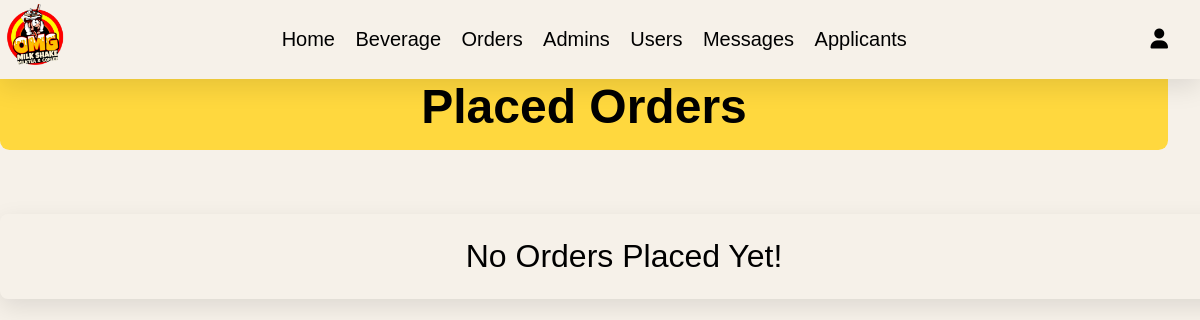
The app's page /admin/placed_orders.php (signed in), older data.
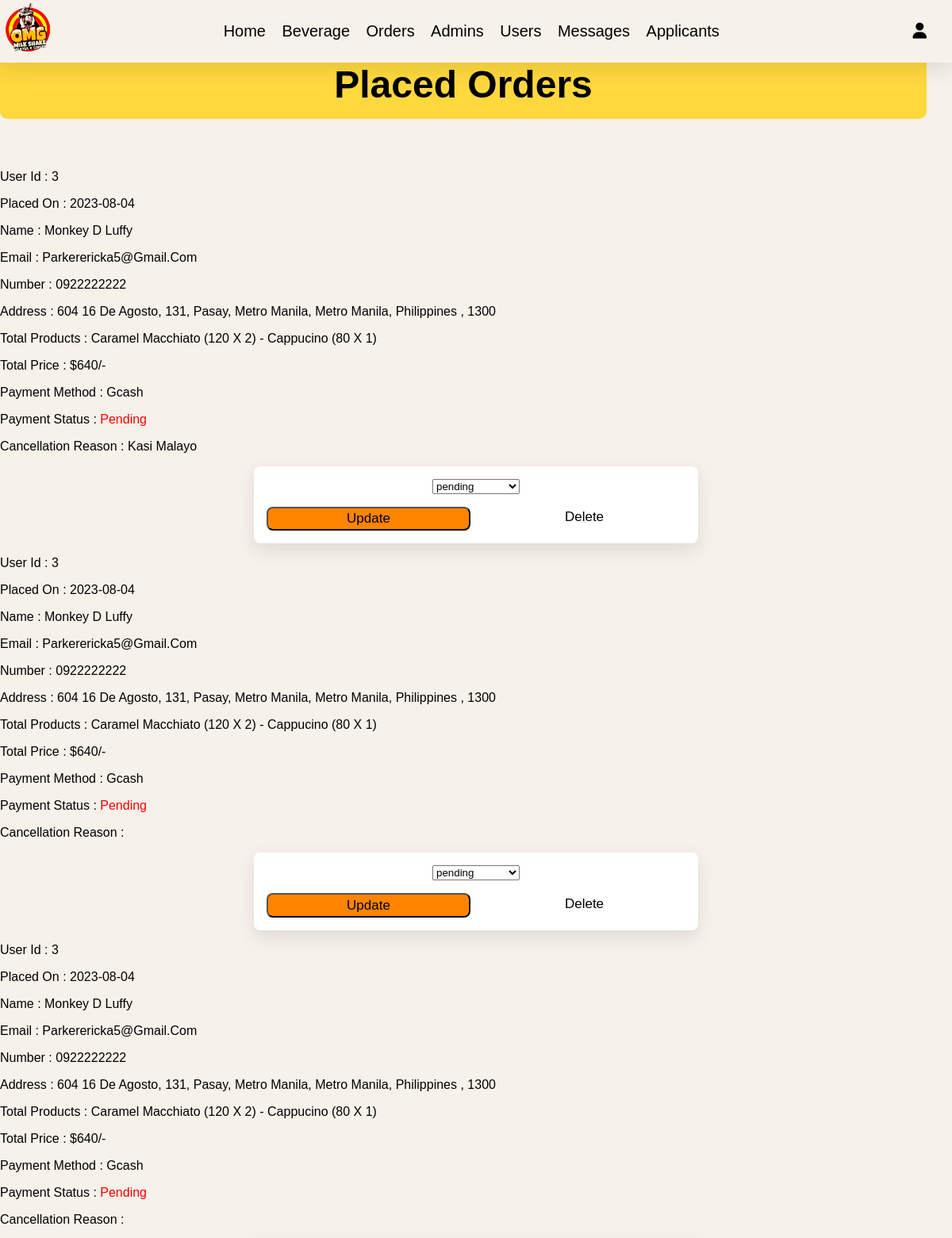
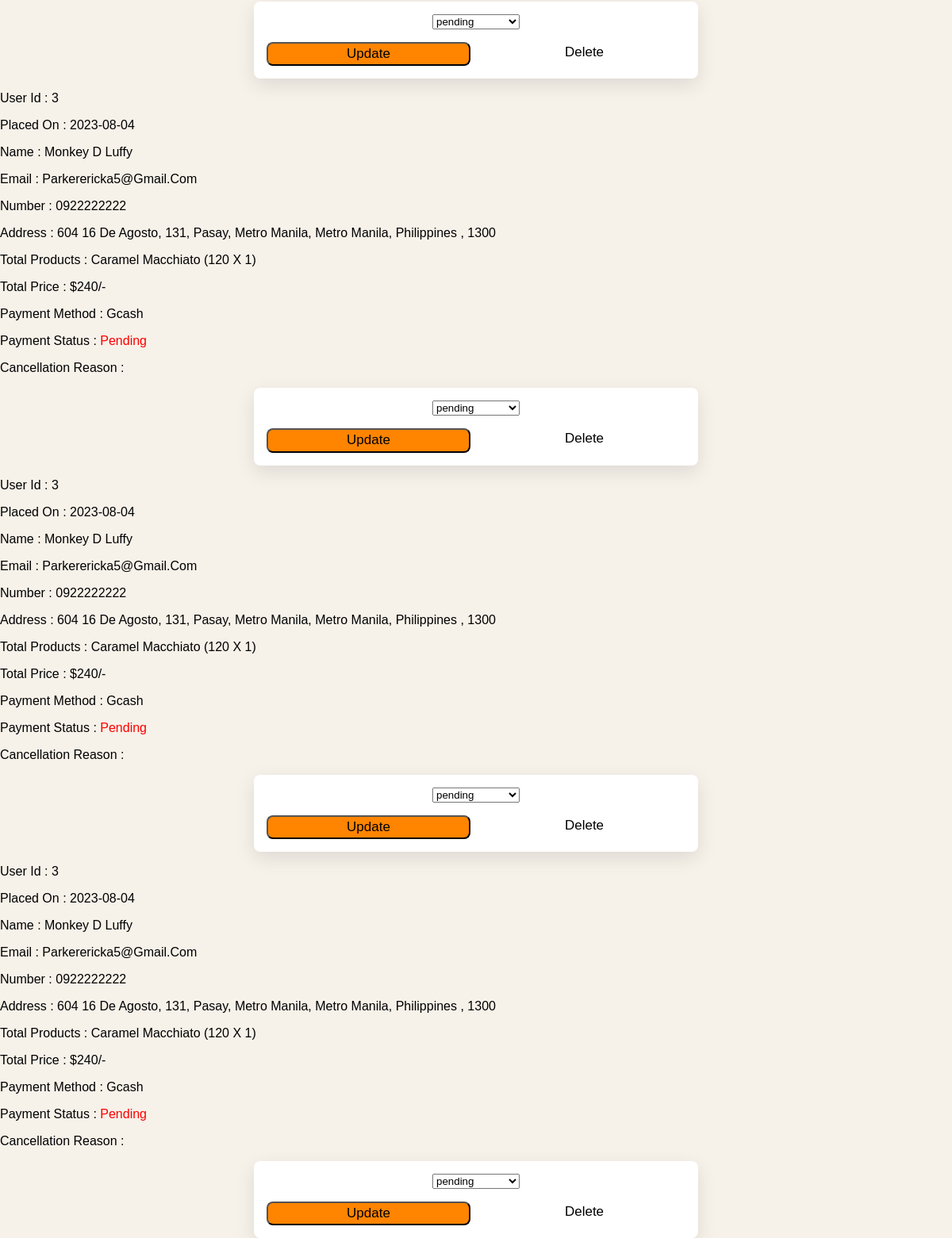
The same page, newer data (2 pictures, top to bottom).
### tables this page shows
CREATE TABLE `orders` (
  `id` int(100) NOT NULL,
  `user_id` int(100) NOT NULL,
  `name` varchar(20) NOT NULL,
  `number` varchar(10) NOT NULL,
  `email` varchar(50) NOT NULL,
  `qty` int(11) NOT NULL,
  `method` varchar(50) NOT NULL,
  `address` varchar(500) NOT NULL,
  `total_products` varchar(1000) NOT NULL,
  `total_price` int(100) NOT NULL,
  `placed_on` date NOT NULL DEFAULT current_timestamp(),
  `payment_status` varchar(20) NOT NULL DEFAULT 'pending',
  `status` varchar(255) DEFAULT 'Pending',
  `cancel_reason` text DEFAULT NULL,
  `order_id` varchar(20) DEFAULT NULL
);

### admin/placed_orders.php (the view, shortened to what this page needs)
<?php
include '../components/connect.php';
?>
<!DOCTYPE html>
<html lang="en">
<head>
   <link rel="stylesheet" href="https://cdnjs.cloudflare.com/ajax/libs/font-awesome/6.1.1/css/all.min.css">
   <link rel="stylesheet" href="../css/admin_style.css">
</head>
<body>
<?php include '../components/admin_header.php' ?>
<section class="add-products">
   <h1 class="heading">placed orders</h1>
   <div class="box-container">
   <?php
      $select_orders = $conn->prepare("SELECT * FROM `orders`");
      $select_orders->execute();
      if($select_orders->rowCount() > 0){
         while($fetch_orders = $select_orders->fetch(PDO::FETCH_ASSOC)){
   ?>
   <div class="box">
      <p> user id : <span><?= $fetch_orders['user_id']; ?></span> </p>
      <p> placed on : <span><?= $fetch_orders['placed_on']; ?></span> </p>
      <p> name : <span><?= $fetch_orders['name']; ?></span> </p>
      <p> email : <span><?= $fetch_orders['email']; ?></span> </p>
      <p> number : <span><?= $fetch_orders['number']; ?></span> </p>
      <p> address : <span><?= $fetch_orders['address']; ?></span> </p>
      <p> total products : <span><?= $fetch_orders['total_products']; ?></span> </p>
      <p> total price : <span>$<?= $fetch_orders['total_price']; ?>/-</span> </p>
      <p> payment method : <span><?= $fetch_orders['method']; ?></span> </p>
      <p> payment status : <span style="color:<?php if ($fetch_orders['payment_status'] == 'pending') {
                  echo 'red';
               } else {
                  echo 'green';
               }; ?>"><?= $fetch_orders['payment_status']; ?></span> </p>
               <p> cancellation reason : <span><?= $fetch_orders['cancel_reason']; ?></span> </p>
      <form action="" method="POST">
         <select name="payment_status" class="drop-down">
            <option value="" selected disabled><?= $fetch_orders['payment_status']; ?></option>
         </select>
         <div class="flex-btn">
            <input type="submit" value="update" class="btn" name="update_payment">
            <a href="placed_orders.php?delete=<?= $fetch_orders['id']; ?>" class="delete-btn" onclick="return confirm('delete this order?');">delete</a>
         </div>
      </form>
   </div>
   <?php
      }
   }else{
      echo '<p class="empty">no orders placed yet!</p>';
   }
   ?>
   </div>
</section>
</body>
</html>

### components/admin_header.php (shortened to what this page needs)
<header class="header">
   <section class="flex">
   <a href="../dashboard.php" class="logo"><img src="../images/omg-logo.png" image style="object-fit: contain; width: 70px;"></a>
      <nav class="navbar">
         <a href="dashboard.php">home</a>
         <a href="manage-drink.php">beverage</a>
         <a href="placed_orders.php">orders</a>
         <a href="admin_accounts.php">admins</a>
         <a href="users_accounts.php">users</a>
         <a href="messages.php">messages</a>
         <a href="applicants.php">applicants</a>
      </nav>
      <div class="icons">
         <div id="user-btn" class="fas fa-user"></div>
      </div>
   </section>
</header>

### css/admin_style.css (style rules this page uses)
:root { --green:#27ae60; --black:#e32411; --light-color:#666; --box-shadow:0 .5rem 1.5rem rgba(0,0,0, .1); }
body { font-family: "Gill Sans", sans-serif; margin: auto; padding: inherit; box-sizing: border-box; text-decoration: none; outline: none; border: none; text-transform: capitalize; transition: all .2s linear; color: black; background-color: #F6F1E9; }
.btn, .delete-btn, .option-btn { display: block; margin-top: 1rem; border-radius: .5rem; cursor: pointer; width: 100%; font-size: 17px; color:var(--white); padding:0.2rem 0rem; text-transform: capitalize; text-align: center; text-decoration: none; }
.btn { background-color: #FF8400; }
.delete-btn { background-color: var(--red); }
.flex-btn { display: flex; gap:1rem; }
.heading { text-align: center; margin-top: -1rem; margin-bottom: 4rem; text-transform: capitalize; color:black; font-size: 3rem; padding: 1rem; padding-left: .3rem; padding-right: .3rem; background-color: #ffd83e; margin-right: 2rem; border-radius: .6rem; }
.header { position: sticky; top:0; left:0; right:0; background-color: #F6F1E9; box-shadow: var(--box-shadow); z-index: 1000; border-bottom: var(--border); }
.header .flex { display: flex; align-items: center; justify-content: space-between; position: relative; }
.header .flex .logo { font-size: 2.5rem; color:var(--black); }
.header .flex .navbar a { margin:0 .5rem; font-size: 20px; color:black; text-decoration: none; }
.header .flex .icons > * { font-size:20px; cursor: pointer; color:black; margin-left: 2rem; margin-right: 2rem; }
.add-products form { margin:0 auto; max-width: 33rem; background-color: white; border-radius: .5rem; box-shadow: var(--box-shadow); border:var(--border); padding:1rem; text-align: center; }
.empty { border:var(--border); border-radius: .5rem; background-color: var(--white); padding:1.5rem; text-align: center; width: 100%; font-size: 2rem; text-transform: capitalize; color:var(--red); box-shadow: var(--box-shadow); }

Row changes from the older to the newer data that the page shows:
added orders: user "3", placed_on "2023-08-04", name "Monkey D Luffy", email "Parkerericka5@gmail.com", number "0922222222", address "604 16 De Agosto, 131, Pasay, Metro Manila, Metro Manila, Philippines , 1300", total_products "Caramel Macchiato (120 X 2) - Cappucino (80 X 1)", total_price "640", method "Gcash", payment_status "Pending", cancel_reason "Kasi Malayo", payment_status "pending"
added orders: user "3", placed_on "2023-08-04", name "Monkey D Luffy", email "Parkerericka5@gmail.com", number "0922222222", address "604 16 De Agosto, 131, Pasay, Metro Manila, Metro Manila, Philippines , 1300", total_products "Caramel Macchiato (120 X 2) - Cappucino (80 X 1)", total_price "640", method "Gcash", payment_status "Pending", payment_status "pending"
added orders: user "3", placed_on "2023-08-04", name "Monkey D Luffy", email "Parkerericka5@gmail.com", number "0922222222", address "604 16 De Agosto, 131, Pasay, Metro Manila, Metro Manila, Philippines , 1300", total_products "Caramel Macchiato (120 X 2) - Cappucino (80 X 1)", total_price "640", method "Gcash", payment_status "Pending", payment_status "pending"
added orders: user "3", placed_on "2023-08-04", name "Monkey D Luffy", email "Parkerericka5@gmail.com", number "0922222222", address "604 16 De Agosto, 131, Pasay, Metro Manila, Metro Manila, Philippines , 1300", total_products "Caramel Macchiato (120 X 1)", total_price "240", method "Gcash", payment_status "Pending", payment_status "pending"
added orders: user "3", placed_on "2023-08-04", name "Monkey D Luffy", email "Parkerericka5@gmail.com", number "0922222222", address "604 16 De Agosto, 131, Pasay, Metro Manila, Metro Manila, Philippines , 1300", total_products "Caramel Macchiato (120 X 1)", total_price "240", method "Gcash", payment_status "Pending", payment_status "pending"
added orders: user "3", placed_on "2023-08-04", name "Monkey D Luffy", email "Parkerericka5@gmail.com", number "0922222222", address "604 16 De Agosto, 131, Pasay, Metro Manila, Metro Manila, Philippines , 1300", total_products "Caramel Macchiato (120 X 1)", total_price "240", method "Gcash", payment_status "Pending", payment_status "pending"
Text that changed along with them:
text no longer shown: "No Orders Placed Yet!"
